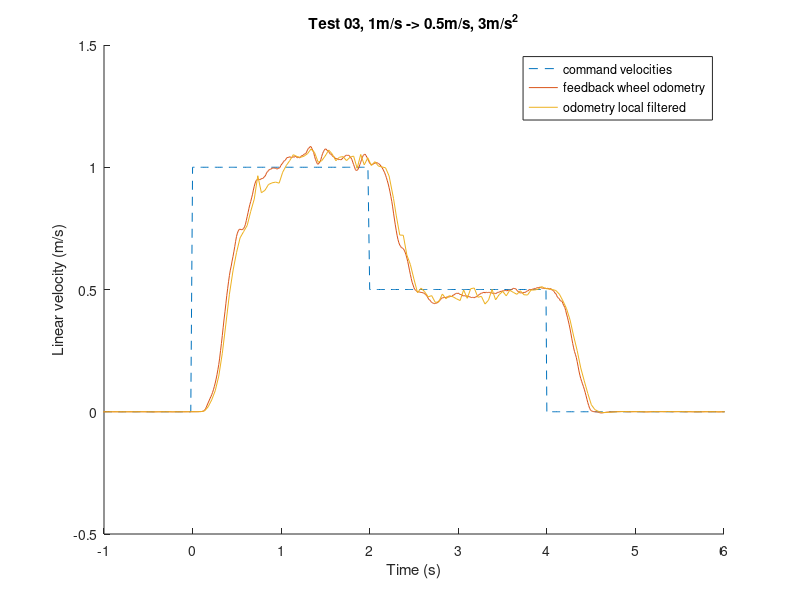

This chart was generated by the following MATLAB code:
clear all;
close all;
%%%%%%%%%%%%%%%%%%% Read command velocities %%%%%%%%%%%%%%%%%%%%%%%%%%%%%%%
cmd_vel = csvread('_slash_segway_slash_cmd_vel.csv',1,0);
% Data format is: rosbagTimestamp,linear,x,y,z,angular,x,y,z
cmd_time = cmd_vel(:,1)/10^9;
cmd_lin = cmd_vel(:,3);
start_col = find(cmd_lin,1);% Find the first non-zero point
start_time = cmd_time(start_col);
cmd_time = cmd_time - start_time;
figure
hold on
plot(cmd_time,cmd_lin,'--');
%%%%%%%%%%%%%%%%%%% Read feedback_wheel_odometry %%%%%%%%%%%%%%%%%%%%%%%%%%%%%%%
% fid = fopen('wheel_odometry.csv','r');
% dlmread() and csvread() are designed to only expect numeric values, 
% So we need to delete all the non-numerics values.(Finish this step in sublime or other editers)

% Original data format is:
% rosbagTimestamp,header,seq,stamp,secs,nsecs,frame_id,child_frame_id,pose,
% pose,position,x,y,z,orientation,x,y,z,w,covariance,twist,twist,linear,x,y,z,
% angular,x,y,z,covariance

% After deleting non numeric values, data format is:
% rosbagTimestamp,seq,secs,nsecs,(position)x,(position)y,(position)z,(orientation)x,(orientation)y,(orientation)z,(orientation)w,
% covariance(36numbers),(linear)x,(linear)y,(linear)z,(angular)x,(angular)y,(angular)z,covariance(36numbers)

feedback_wheel_odometry = csvread('feedback_wheel_odometry.csv');
feedback_wheel_time = feedback_wheel_odometry(:,3) + feedback_wheel_odometry(:,4)/10^9;
feedback_wheel_time = feedback_wheel_time - start_time;
feedback_wheel_lin = feedback_wheel_odometry(:,48);
plot(feedback_wheel_time,feedback_wheel_lin);

%%%%%%%%%%%%%%%%%%% Read odometry_local_filtered %%%%%%%%%%%%%%%%%%%%%%%%%%%%%%%
odometry_local = csvread('odometry_local_filtered.csv');
odometry_local_time = odometry_local(:,3) + odometry_local(:,4)/10^9;
odometry_local_time = odometry_local_time - start_time;
odometry_local_lin = odometry_local(:,48);
plot(odometry_local_time,odometry_local_lin);
legend('command velocities','feedback wheel odometry','odometry local filtered','Location','best')
axis([-1 6 -0.5 1.5])
xlabel('Time (s)')
ylabel('Linear velocity (m/s)')
title('Test 03, 1m/s -> 0.5m/s, 3m/s^2')
